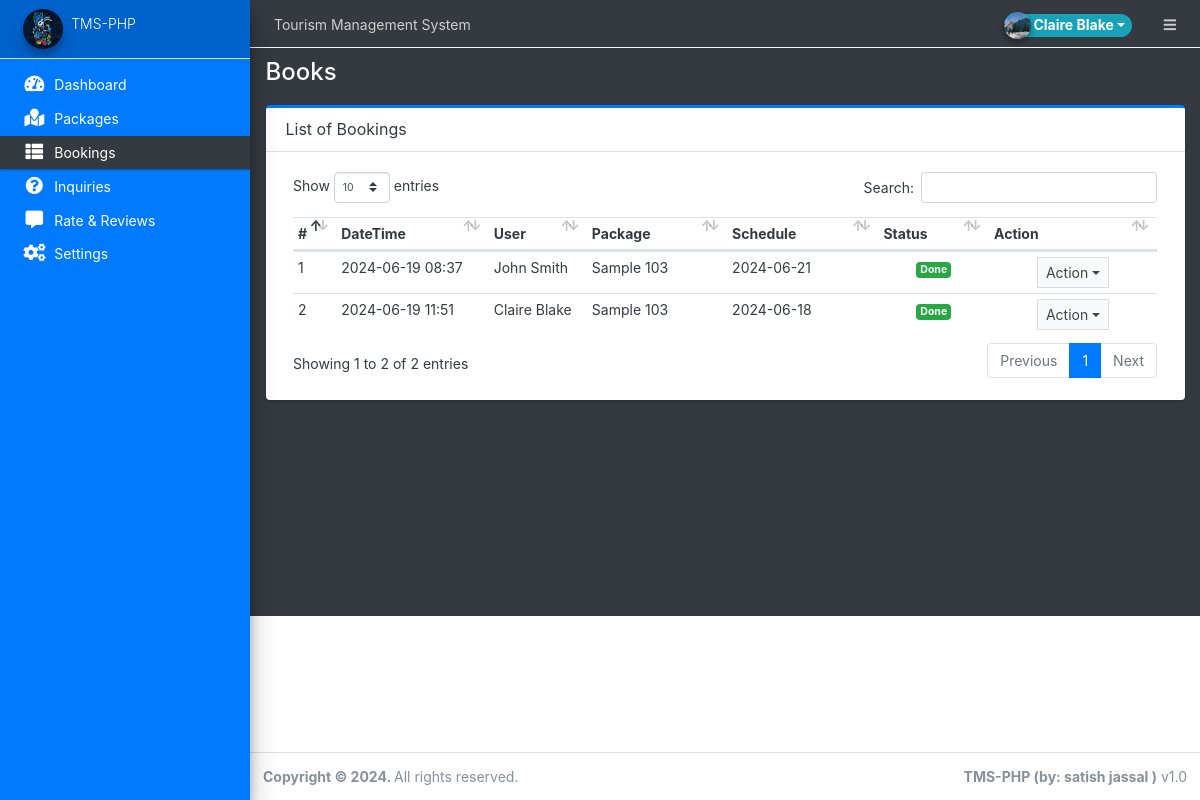
The page /admin/?page=books (signed in) on the database its author committed.
### tables this page shows
CREATE TABLE `book_list` (
  `id` int(30) NOT NULL,
  `user_id` int(30) NOT NULL,
  `package_id` int(30) NOT NULL,
  `status` tinyint(4) NOT NULL DEFAULT 0 COMMENT '0=pending,1=confirm, 2=cancelled\r\n',
  `schedule` date DEFAULT NULL,
  `date_created` datetime NOT NULL DEFAULT current_timestamp()
);

CREATE TABLE `packages` (
  `id` int(30) NOT NULL,
  `title` text DEFAULT NULL,
  `tour_location` text DEFAULT NULL,
  `cost` double NOT NULL,
  `description` text DEFAULT NULL,
  `upload_path` text DEFAULT NULL,
  `status` tinyint(4) NOT NULL DEFAULT 1 COMMENT '1 =active ,2 = Inactive',
  `date_created` datetime NOT NULL DEFAULT current_timestamp()
);

### admin/books/index.php (the view, shortened to what this page needs)
<div class="card card-outline card-primary">
	<div class="card-header">
		<h3 class="card-title">List of Bookings</h3>
	</div>
	<div class="card-body">
        <div class="container-fluid">
        <table class="table table-stripped text-dark">
            <colgroup>
                <col width="5%">
                <col width="10">
                <col width="15">
                <col width="25">
                <col width="20">
                <col width="5">
                <col width="5">
            </colgroup>
            <thead>
                <tr>
                    <th>#</th>
                    <th>DateTime</th>
                    <th>User</th>
                    <th>Package</th>
                    <th>Schedule</th>
                    <th>Status</th>
                    <th>Action</th>
                </tr>
            </thead>
            <tbody>
                <?php
                $i=1;
                    $qry = $conn->query("SELECT b.*,p.title,concat(u.firstname,' ',u.lastname) as name FROM book_list b inner join `packages` p on p.id = b.package_id inner join users u on u.id = b.user_id order by date(b.date_created) desc ");
                    while($row= $qry->fetch_assoc()):
                ?>
                    <tr>
                        <td><?php echo $i++ ?></td>
                        <td><?php echo date("Y-m-d H:i",strtotime($row['date_created'])) ?></td>
                        <td><?php echo $row['name'] ?></td>
                        <td><?php echo $row['title'] ?></td>
                        <td><?php echo date("Y-m-d",strtotime($row['schedule'])) ?></td>
                        <td class="text-center">
                            <?php if($row['status'] == 0): ?>
                                <span class="badge badge-warning">Pending</span>
                            <?php elseif($row['status'] == 1): ?>
                                <span class="badge badge-primary">Confirmed</span>
                            <?php elseif($row['status'] == 2): ?>
                                <span class="badge badge-danger">Cancelled</span>
                            <?php elseif($row['status'] == 3): ?>
                                <span class="badge badge-success">Done</span>
                            <?php endif; ?>
                        </td>
                        <td align="center">
                                <button type="button" class="btn btn-flat btn-default btn-sm dropdown-toggle dropdown-icon" data-toggle="dropdown">
                                    Action
                                </button>
                        </td>
                    </tr>
                <?php endwhile; ?>
            </tbody>
        </table>
		</div>
	</div>
</div>

### rows shown on the page
book_list: date_created "2024-06-19 08:37", name "John Smith", package.title "Sample 103", schedule "2024-06-21", status "Done"
book_list: date_created "2024-06-19 11:51", name "Claire Blake", package.title "Sample 103", schedule "2024-06-18", status "Done"

### other values the page prints
$_settings->info('name') "Tourism Management System"
$_settings->userdata('firstname').' '.$_settings->userdata('lastname') "Claire Blake"
$_settings->info('short_name') "TMS-PHP"
str_replace(array("/","_"), " ",$page) "Books"
